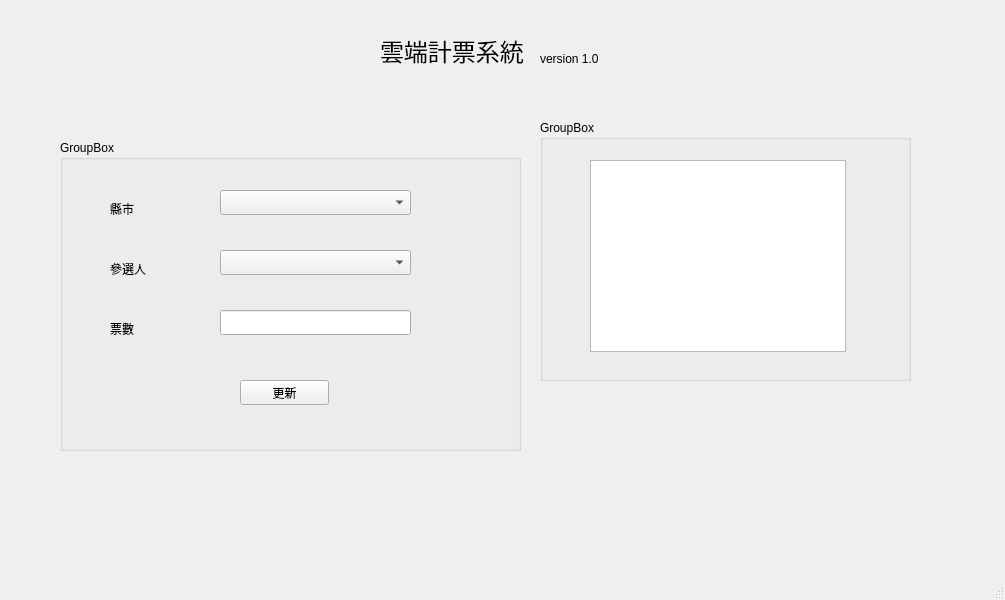
<?xml version="1.0" encoding="UTF-8"?>
<ui version="4.0">
 <class>MainWindow</class>
 <widget class="QMainWindow" name="MainWindow">
  <property name="geometry">
   <rect>
    <x>0</x>
    <y>0</y>
    <width>1005</width>
    <height>600</height>
   </rect>
  </property>
  <property name="windowTitle">
   <string>雲端計票系統</string>
  </property>
  <widget class="QWidget" name="centralwidget">
   <widget class="QLabel" name="label">
    <property name="geometry">
     <rect>
      <x>380</x>
      <y>30</y>
      <width>321</width>
      <height>41</height>
     </rect>
    </property>
    <property name="font">
     <font>
      <pointsize>18</pointsize>
     </font>
    </property>
    <property name="text">
     <string>雲端計票系統</string>
    </property>
   </widget>
   <widget class="QGroupBox" name="groupBox">
    <property name="geometry">
     <rect>
      <x>60</x>
      <y>140</y>
      <width>461</width>
      <height>311</height>
     </rect>
    </property>
    <property name="title">
     <string>GroupBox</string>
    </property>
    <widget class="QLineEdit" name="lineEdit">
     <property name="geometry">
      <rect>
       <x>160</x>
       <y>170</y>
       <width>191</width>
       <height>25</height>
      </rect>
     </property>
    </widget>
    <widget class="QPushButton" name="pushButton">
     <property name="geometry">
      <rect>
       <x>180</x>
       <y>240</y>
       <width>89</width>
       <height>25</height>
      </rect>
     </property>
     <property name="text">
      <string>更新</string>
     </property>
    </widget>
    <widget class="QComboBox" name="comboBox">
     <property name="geometry">
      <rect>
       <x>160</x>
       <y>50</y>
       <width>191</width>
       <height>25</height>
      </rect>
     </property>
    </widget>
    <widget class="QLabel" name="label_2">
     <property name="geometry">
      <rect>
       <x>50</x>
       <y>60</y>
       <width>67</width>
       <height>17</height>
      </rect>
     </property>
     <property name="text">
      <string>縣市</string>
     </property>
    </widget>
    <widget class="QLabel" name="label_3">
     <property name="geometry">
      <rect>
       <x>50</x>
       <y>180</y>
       <width>67</width>
       <height>17</height>
      </rect>
     </property>
     <property name="text">
      <string>票數</string>
     </property>
    </widget>
    <widget class="QComboBox" name="comboBox_2">
     <property name="geometry">
      <rect>
       <x>160</x>
       <y>110</y>
       <width>191</width>
       <height>25</height>
      </rect>
     </property>
    </widget>
    <widget class="QLabel" name="label_4">
     <property name="geometry">
      <rect>
       <x>50</x>
       <y>120</y>
       <width>67</width>
       <height>17</height>
      </rect>
     </property>
     <property name="text">
      <string>參選人</string>
     </property>
    </widget>
   </widget>
   <widget class="QGroupBox" name="groupBox_2">
    <property name="geometry">
     <rect>
      <x>540</x>
      <y>120</y>
      <width>371</width>
      <height>261</height>
     </rect>
    </property>
    <property name="title">
     <string>GroupBox</string>
    </property>
    <widget class="QTableView" name="tableView">
     <property name="geometry">
      <rect>
       <x>50</x>
       <y>40</y>
       <width>256</width>
       <height>192</height>
      </rect>
     </property>
    </widget>
   </widget>
   <widget class="QLabel" name="label_5">
    <property name="geometry">
     <rect>
      <x>540</x>
      <y>50</y>
      <width>91</width>
      <height>17</height>
     </rect>
    </property>
    <property name="text">
     <string>version 1.0</string>
    </property>
   </widget>
  </widget>
  <widget class="QMenuBar" name="menubar">
   <property name="geometry">
    <rect>
     <x>0</x>
     <y>0</y>
     <width>1005</width>
     <height>22</height>
    </rect>
   </property>
  </widget>
  <widget class="QStatusBar" name="statusbar"/>
 </widget>
 <resources/>
 <connections/>
</ui>
